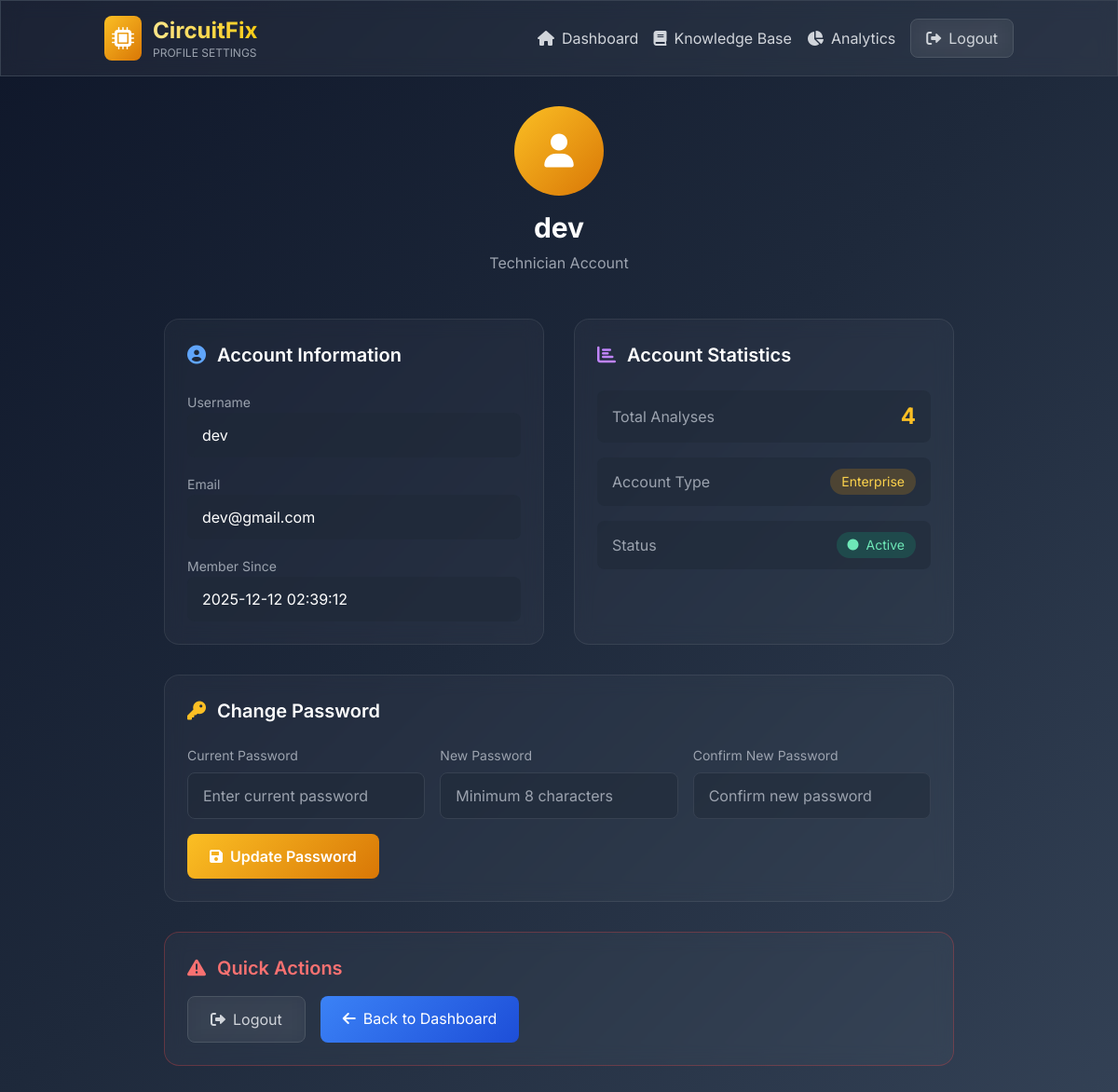
Page /profile (signed in) on the committed database.
### tables this page shows
CREATE TABLE users
                 (id INTEGER PRIMARY KEY AUTOINCREMENT, 
                  username TEXT UNIQUE, 
                  password TEXT, 
                  email TEXT,
                  created_at DATETIME DEFAULT CURRENT_TIMESTAMP);

### app.py (the view)
@app.route('/profile')
@login_required
def profile_page():
    conn = sqlite3.connect('circuitfix.db')
    c = conn.cursor()
    c.execute('SELECT username, email, created_at FROM users WHERE id = ?',
              (session['user_id'],))
    user = c.fetchone()
    c.execute('SELECT COUNT(*) FROM analyses WHERE user_id = ?',
              (session['user_id'],))
    total_analyses = c.fetchone()[0]
    conn.close()
    return render_template('profile.html',
                         user={'username': user[0], 'email': user[1], 'created_at': user[2]},
                         total_analyses=total_analyses)

### app.py (called while the page is built)
def login_required(f):
    @wraps(f)
    def decorated_function(*args, **kwargs):
        if 'user_id' not in session:
            flash('Please log in to access this page.')
            return redirect('/login')
        return f(*args, **kwargs)
    return decorated_function

### templates/profile.html (shortened to what this page needs)
<!DOCTYPE html>
<html lang="en">
<head>
    <script src="https://cdn.tailwindcss.com"></script>
    <link href="https://cdnjs.cloudflare.com/ajax/libs/font-awesome/6.0.0/css/all.min.css" rel="stylesheet">
</head>
<body class="gradient-bg text-white min-h-screen">
    <nav class="glass-effect border-b border-gray-700">
        <div class="container mx-auto px-6 py-4">
            <div class="flex justify-between items-center">
                <div class="flex items-center space-x-3">
                    <a href="/dashboard" class="flex items-center space-x-3">
                        <div class="premium-gold p-2 rounded-lg">
                            <i class="fas fa-microchip text-white text-2xl"></i>
                        </div>
                        <div>
                            <h1 class="text-2xl font-bold bg-gradient-to-r from-amber-200 to-yellow-400 bg-clip-text text-transparent">CircuitFix</h1>
                            <p class="text-xs text-gray-400">PROFILE SETTINGS</p>
                        </div>
                    </a>
                </div>
                <div class="flex items-center space-x-4">
                    <a href="/dashboard" class="text-gray-300 hover:text-amber-300 transition-colors">
                        <i class="fas fa-home mr-2"></i>Dashboard
                    </a>
                    <a href="/knowledge" class="text-gray-300 hover:text-amber-300 transition-colors">
                        <i class="fas fa-book mr-2"></i>Knowledge Base
                    </a>
                    <a href="/analytics" class="text-gray-300 hover:text-amber-300 transition-colors">
                        <i class="fas fa-chart-pie mr-2"></i>Analytics
                    </a>
                                        <a href="/logout" class="glass-effect border border-gray-600 text-gray-300 px-4 py-2 rounded-lg hover:bg-gray-800/50 transition-colors">
                        <i class="fas fa-sign-out-alt mr-2"></i>Logout
                    </a>
                </div>
            </div>
        </div>
    </nav>
    <div class="container mx-auto px-6 py-8 max-w-4xl">
        <div class="text-center mb-12">
            <div class="w-24 h-24 premium-gold rounded-full flex items-center justify-center mx-auto mb-4">
                <i class="fas fa-user text-4xl text-white"></i>
            </div>
            <h1 class="text-3xl font-bold mb-2">{{ user.username }}</h1>
            <p class="text-gray-400">Technician Account</p>
        </div>
        <div class="grid grid-cols-1 md:grid-cols-2 gap-8">
            <div class="card-glass rounded-2xl p-6">
                <h2 class="text-xl font-semibold mb-6 flex items-center">
                    <i class="fas fa-user-circle text-blue-400 mr-3"></i>
                    Account Information
                </h2>
                <div class="space-y-4">
                    <div>
                        <label class="text-gray-400 text-sm">Username</label>
                        <div class="bg-gray-800/50 rounded-lg px-4 py-3 text-white">
                            {{ user.username }}
                        </div>
                    </div>
                    <div>
                        <label class="text-gray-400 text-sm">Email</label>
                        <div class="bg-gray-800/50 rounded-lg px-4 py-3 text-white">
                            {{ user.email }}
                        </div>
                    </div>
                    <div>
                        <label class="text-gray-400 text-sm">Member Since</label>
                        <div class="bg-gray-800/50 rounded-lg px-4 py-3 text-white">
                            {{ user.created_at }}
                        </div>
                    </div>
                </div>
            </div>
            <div class="card-glass rounded-2xl p-6">
                <h2 class="text-xl font-semibold mb-6 flex items-center">
                    <i class="fas fa-chart-bar text-purple-400 mr-3"></i>
                    Account Statistics
                </h2>
                <div class="space-y-4">
                    <div class="flex justify-between items-center bg-gray-800/50 rounded-lg px-4 py-3">
                        <span class="text-gray-400">Total Analyses</span>
                        <span class="text-2xl font-bold text-amber-400">{{ total_analyses }}</span>
                    </div>
                    <div class="flex justify-between items-center bg-gray-800/50 rounded-lg px-4 py-3">
                        <span class="text-gray-400">Account Type</span>
                        <span class="bg-amber-500/20 text-amber-300 px-3 py-1 rounded-full text-sm">Enterprise</span>
                    </div>
                    <div class="flex justify-between items-center bg-gray-800/50 rounded-lg px-4 py-3">
                        <span class="text-gray-400">Status</span>
                        <span class="bg-emerald-500/20 text-emerald-300 px-3 py-1 rounded-full text-sm flex items-center">
                            <i class="fas fa-circle text-xs mr-2 animate-pulse"></i>Active
                        </span>
                    </div>
                </div>
            </div>
            <div class="card-glass rounded-2xl p-6 md:col-span-2">
                <h2 class="text-xl font-semibold mb-6 flex items-center">
                    <i class="fas fa-key text-amber-400 mr-3"></i>
                    Change Password
                </h2>
                <form method="POST" action="/profile/change-password" class="space-y-4">
                    <div class="grid grid-cols-1 md:grid-cols-3 gap-4">
                        <div>
                            <label class="text-gray-400 text-sm block mb-2">Current Password</label>
                            <input type="password" name="current_password" required
                                   class="w-full bg-gray-800/50 border border-gray-700 text-white rounded-lg px-4 py-3 focus:outline-none input-glow transition-colors"
                                   placeholder="Enter current password">
                        </div>
                        <div>
                            <label class="text-gray-400 text-sm block mb-2">New Password</label>
                            <input type="password" name="new_password" required minlength="8"
                                   class="w-full bg-gray-800/50 border border-gray-700 text-white rounded-lg px-4 py-3 focus:outline-none input-glow transition-colors"
                                   placeholder="Minimum 8 characters">
                        </div>
                        <div>
                            <label class="text-gray-400 text-sm block mb-2">Confirm New Password</label>
                            <input type="password" name="confirm_password" required minlength="8"
                                   class="w-full bg-gray-800/50 border border-gray-700 text-white rounded-lg px-4 py-3 focus:outline-none input-glow transition-colors"
                                   placeholder="Confirm new password">
                        </div>
                    </div>
                    <button type="submit" class="premium-gold text-white px-6 py-3 rounded-lg font-semibold hover-lift">
                        <i class="fas fa-save mr-2"></i>Update Password
                    </button>
                </form>
            </div>
            <div class="card-glass rounded-2xl p-6 md:col-span-2 border-red-500/30">
                <h2 class="text-xl font-semibold mb-4 flex items-center text-red-400">
                    <i class="fas fa-exclamation-triangle mr-3"></i>
                    Quick Actions
                </h2>
                <div class="flex space-x-4">
                    <a href="/logout" class="glass-effect border border-gray-600 text-gray-300 px-6 py-3 rounded-lg hover:bg-gray-800/50 transition-colors">
                        <i class="fas fa-sign-out-alt mr-2"></i>Logout
                    </a>
                    <a href="/dashboard" class="premium-blue text-white px-6 py-3 rounded-lg hover-lift">
                        <i class="fas fa-arrow-left mr-2"></i>Back to Dashboard
                    </a>
                </div>
            </div>
        </div>
    </div>
</body>
</html>

### templates/profile.html (style rules this page uses)
* { font-family: 'Inter', sans-serif; }
.gradient-bg { background: linear-gradient(135deg, #0f172a 0%, #1e293b 50%, #334155 100%); }
.glass-effect { background: rgba(255, 255, 255, 0.05); backdrop-filter: blur(10px); border: 1px solid rgba(255, 255, 255, 0.1); }
.premium-gold { background: linear-gradient(135deg, #fbbf24 0%, #d97706 100%); }
.premium-blue { background: linear-gradient(135deg, #3b82f6 0%, #1d4ed8 100%); }
.card-glass { background: rgba(255, 255, 255, 0.03); backdrop-filter: blur(10px); border: 1px solid rgba(255, 255, 255, 0.08); }
.hover-lift { transition: all 0.3s ease; }

### rows in the picture
users: username "dev", email "dev@gmail.com", created_at "2025-12-12 02:39:12"

### other values in the picture
{{ total_analyses }} "4"
